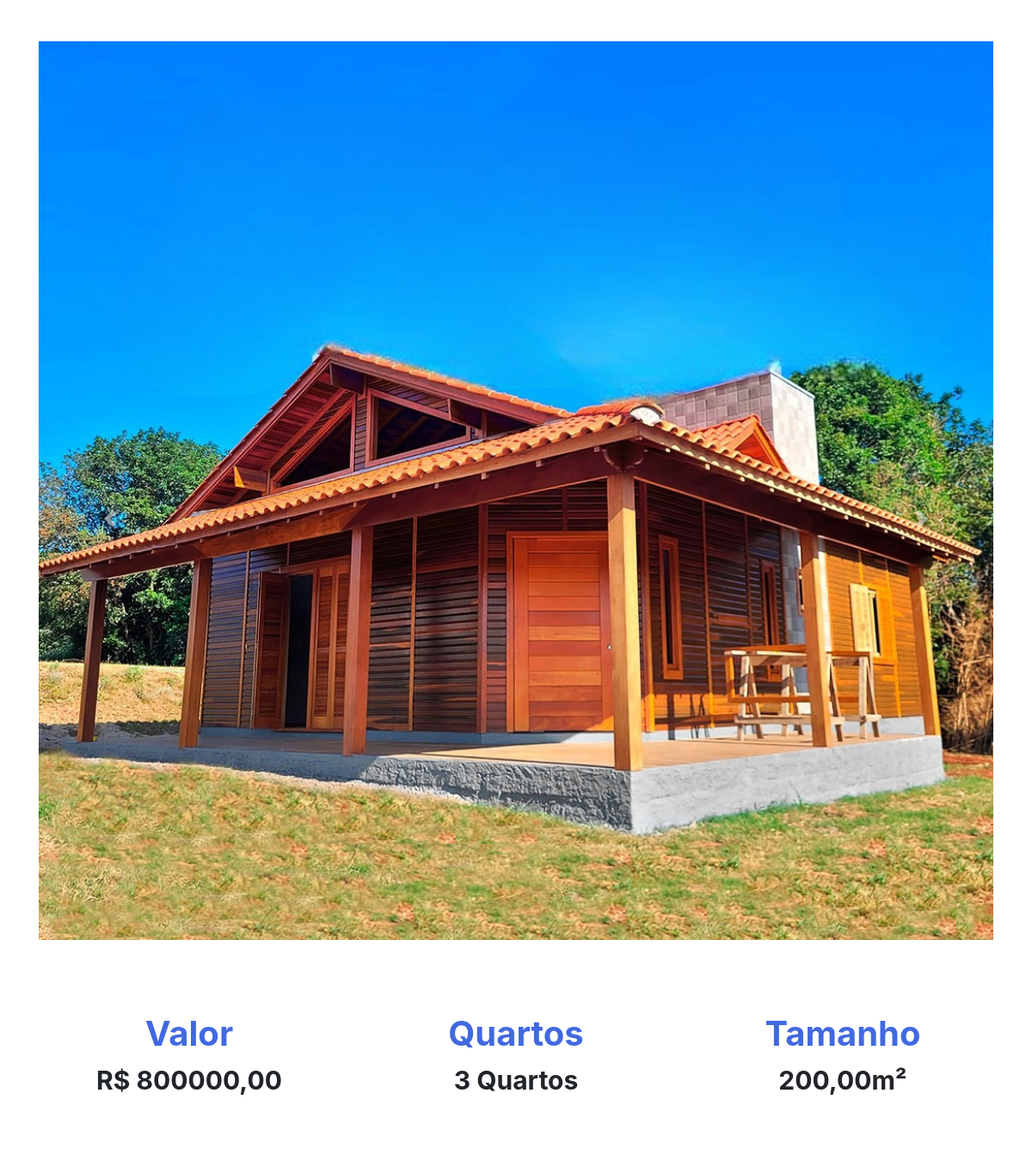
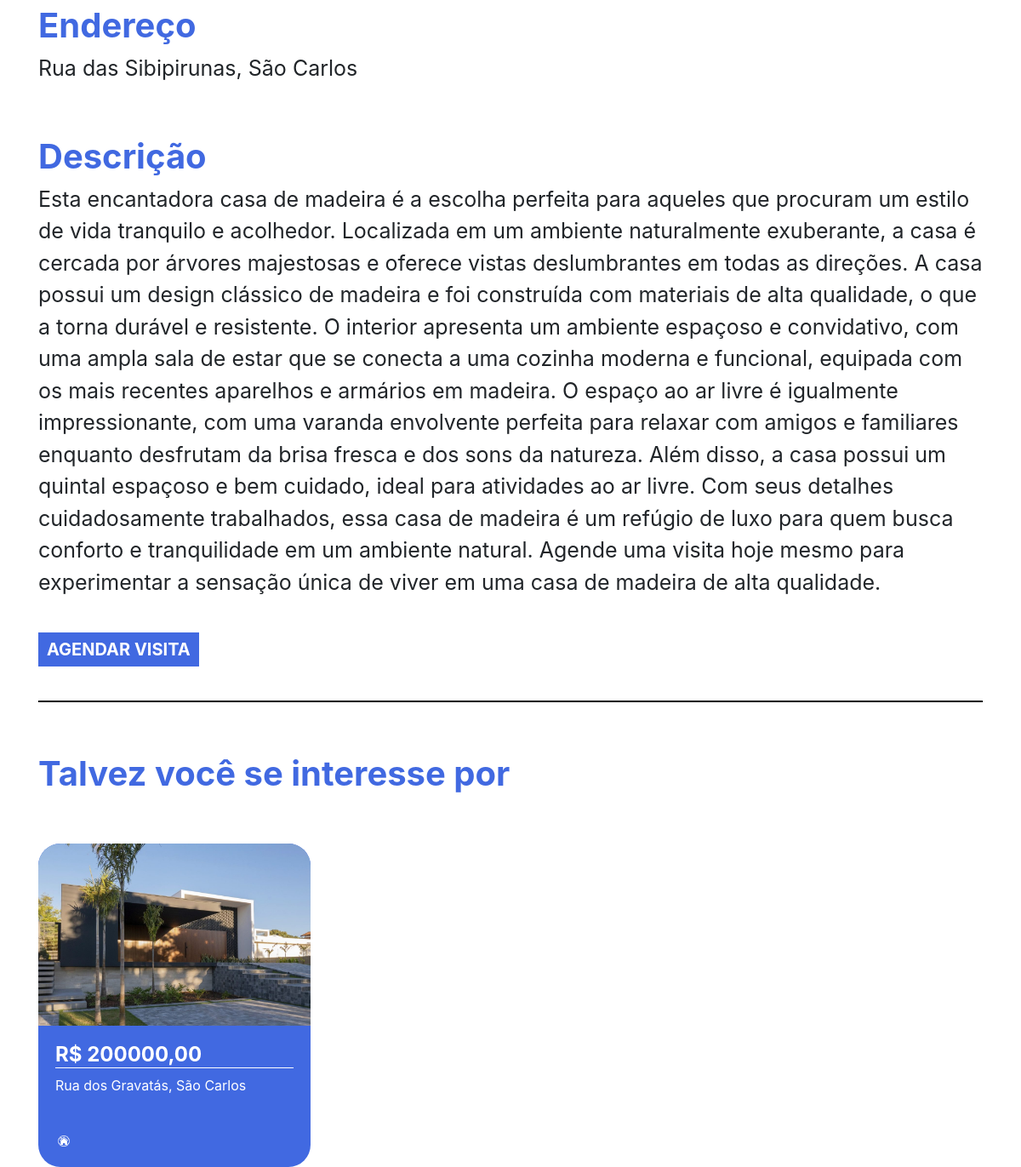
/imovel/4, run on the app's committed database (2 pictures, top to bottom).
### plataforma/models.py (models this page shows, shortened)
class Imagem(models.Model):
    img = models.ImageField(upload_to='img')
    def __str__(self) -> str:
        return self.img.url

class Imovei(models.Model):
    choices = (('V', 'Venda'),
            ('A', 'Aluguel'))
    choices_imovel = (('A', 'Apartamento'),
            ('C', 'Casa'))
    imagens = models.ManyToManyField(Imagem)
    valor = models.DecimalField(max_digits=8,decimal_places=2)
    quartos = models.IntegerField()
    tamanho = models.DecimalField(max_digits=8,decimal_places=2)
    cidade = models.ForeignKey(Cidade, on_delete=models.DO_NOTHING)
    rua = models.CharField(max_length=50)
    tipo = models.CharField(max_length=1, choices=choices)
    tipo_imovel = models.CharField(max_length=1, choices=choices_imovel)
    numero = models.IntegerField()
    descricao = models.TextField()
    dias_visita = models.ManyToManyField(DiasVisita)
    horarios = models.ManyToManyField(Horario)

class Cidade(models.Model):
    nome = models.CharField(max_length=30)
    def __str__(self) -> str:
        return self.nome

### plataforma/views.py (the view)
# urls.py: path('imovel/<str:id>', views.imovel, name="imovel"),
def imovel(request, id):
    imovel = get_object_or_404(Imovei, id=id)
    sugestoes = Imovei.objects.filter(cidade=imovel.cidade).exclude(id=id)[:2]
    return render(request, 'imovel.html', {'imovel': imovel, 'sugestoes': sugestoes})

### plataforma/models.py (called while the page is built)
    def __str__(self) -> str:
        return self.dia

    def __str__(self) -> str:
        return str(self.horario)

### plataforma/templates/imovel.html (shortened to what this page needs)
{% extends 'base.html' %}
{% load static %}
{% block 'head' %}
<link rel="stylesheet" href="{% static 'plataforma/css/home.css' %}">
{% endblock  %}
{% block 'body' %}
    <div style="text-align: center" class="container">
        <br>
        <br>
        <div id="carouselExampleControls" class="carousel slide" data-ride="carousel">
            <div class="carousel-inner">
                {% for img in imovel.imagens.all  %}
                    <div class="carousel-item {% if forloop.first %} active {% endif %}" >
                        <img class="d-block w-100" src="{{img}}" alt="First slide">
                    </div>
                {% endfor %}
            </div>
        <a class="carousel-control-prev" href="#carouselExampleControls" role="button" data-slide="prev">
            <span class="carousel-control-prev-icon" aria-hidden="true"></span>
        </a>
        <a class="carousel-control-next" href="#carouselExampleControls" role="button" data-slide="next">
            <span class="carousel-control-next-icon" aria-hidden="true"></span>
        </a>
    </div>
        <div class="row">
            <div class="col-md">
                <h3 class="titulo_especificacao">Valor</h3>
                <p class="especificacao">R$ {{imovel.valor}}</p>
            </div>
            <div class="col-md">
                <h3 class="titulo_especificacao">Quartos</h3>
                <p class="especificacao">{{imovel.quartos}} Quartos</p>
            </div>
            <div class="col-md">
                <h3 class="titulo_especificacao">Tamanho</h3>
                <p class="especificacao">{{imovel.tamanho}}m²</p>
            </div>
        </div>
        <br>
        <br>
        <div style="text-align: left">
            <h3 class="titulo_especificacao">Endereço</h3>
            <p class="especificacao_endereco">{{imovel.rua}}, {{imovel.cidade }}</p>
        </div>
        <br>
        <div style="text-align: left">
            <h3 class="titulo_especificacao">Descrição</h3>
            <p class="especificacao_endereco">{{imovel.descricao}}</p>
            <br>
            <button class="btn_agendar_visita" data-toggle="modal" data-target="#exampleModal">AGENDAR VISITA</button>
            <br>
            <br>
        </div>
        <hr style="border: 1px solid black">
        <br>
        <div class="div_possivel_interesse">
            <h3 class="titulo_especificacao">Talvez você se interesse por</h3>
            <div class="row">
                {% for sugestao in sugestoes %}
                    <div class="col-md cont">
                        <div class="card_imovel">
                            <img class="img_capa_imovel" src="{{sugestao.imagens.all.0.img.url}}">
                            <div class="informacoes_imoveis">
                            <a class="a_none" href="{% url 'imovel' sugestao.id %}"><h4 class="valor">R$ {{sugestao.valor}}</h4></a>
                            <p>{{sugestao.rua}}, {{sugestao.cidade}}</p>
                            <br>
                            <img width="7%" src="{% static 'plataforma/img/logo.png' %}">
                            </div>
                        </div>
                    </div>
                {% endfor %}
            </div>
        </div>
    </div>
{% endblock  %}

### templates/static/plataforma/css/home.css (style rules this page uses)
.card_imovel { background-color: #4169E1; width: 20rem; margin-top: 50px; border-radius: 26px; }
.img_capa_imovel { width: 100%; border-top-left-radius: 26px; border-top-right-radius: 26px; }
.informacoes_imoveis { padding: 20px; color: white; }
.valor { font-weight: bold; border-bottom: 1px solid white; }
.a_none { color: white; }
.titulo_especificacao { color: #4169E1; font-weight: bold; margin-top: 20px; font-size: 40px; }
.especificacao { font-size: 30px; font-weight: bold; }
.especificacao_endereco { font-size: 25px; }
.btn_agendar_visita { border: none; background-color: #4169E1; color: white; font-weight: bold; font-size: 20px; padding: 5px 10px 5px 10px; }
.div_possivel_interesse { text-align: left; }

### data on the page
Imagem: img (picture)
Imovei: valor "800000,00", quartos "3", tamanho "200,00", rua "Rua das Sibipirunas", cidade "São Carlos", descricao "Esta encantadora casa de madeira é a escolha perfeita para aqueles que procuram um estilo de vida tranquilo e acolhedor. Localizada em um ambiente naturalmente exuberante, a casa é cercada por árvores majestosas e oferece vistas deslumbrantes em todas as direções. A casa possui um design clássico de madeira e foi construída com materiais de alta qualidade, o que a torna durável e resistente. O interior apresenta um ambiente espaçoso e convidativo, com uma ampla sala de estar que se conecta a uma cozinha moderna e funcional, equipada com os mais recentes aparelhos e armários em madeira. O espaço ao ar livre é igualmente impressionante, com uma varanda envolvente perfeita para relaxar com…"
Imovei: imagens.all.0.img (picture), valor "200000,00", rua "Rua dos Gravatás", cidade "São Carlos"
